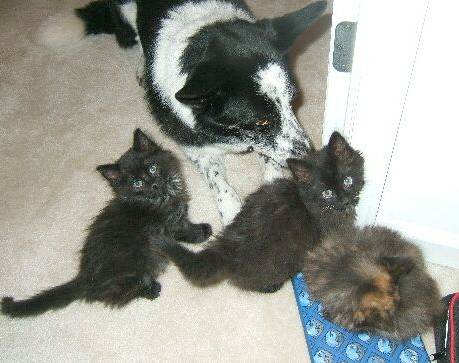
#> input picture dataset/training_set/cats/cat_104.jpg, 459 x 363 px; the run also reads 1 picture not shown here
$ python model.py
#> lines starting #> are read from the running program, lines starting #| are printed output that depends on the picture; pictures that were not available may be replaced by others from this repository, and a replacement may not be noted
### shared/extract_features.py
import cv2

# Extracting the features( means and standard deviation of an image, but turning it to grayscale for better labelling )
def extract_features(image) :
    raw = cv2.imread(image)
    gray_image = cv2.cvtColor(raw, cv2.COLOR_BGR2GRAY)
    return cv2.meanStdDev(cv2.resize(gray_image, dsize=(32, 32)))

### shared/get_dataset.py
import os
from shared.extract_features import extract_features

# Extracting training data set from given path
def get_training_images():
    training_set_dir = os.path.join('..', 'dataset', 'training_set')
    dog_images = [os.path.join(training_set_dir, 'dogs', f) for i, f in enumerate(os.listdir(os.path.join(training_set_dir, 'dogs')))]
    cat_images = [os.path.join(training_set_dir, 'cats', f) for i, f in enumerate(os.listdir(os.path.join(training_set_dir, 'cats')))]
    return cat_images + dog_images

# Extracting test data set from given path
def get_testing_images():
    testing_set_dir = os.path.join('..', 'dataset', 'test_data')
    images = [os.path.join(testing_set_dir, f) for i, f in enumerate(os.listdir(testing_set_dir))]
    return images

# Forming dataset based on image features
def get_dataset(imageList, test_data=False) :
    dataset = []

    for image in imageList :
        mean, stddev = extract_features(image)

        if not test_data :
            label = 0 if os.path.basename(image)[:3] == 'dog' else 1
            dataset.append(
                (
                    mean.flatten().tolist() +
                    stddev.flatten().tolist() +
                    [label]
                )
            )

        else :
            dataset.append(
                (
                    mean.flatten().tolist() +
                    stddev.flatten().tolist()
                )
            )

    return dataset

### Question_2/model.py
import sys
sys.path.insert(0, '..')

import os, random
from random import seed
from math import sqrt
from shared.get_dataset import get_dataset, get_testing_images, get_training_images


seed(1)

# Make a prediction with weights
def predict(row, weights):
	activation = weights[0]
	for i in range(len(row)-1):
		activation += weights[i + 1] * row[i]
	return 1.0 if activation >= 0.0 else 0.0

# Estimate Perceptron weights using stochastic gradient descent
def train_weights(train, learning_rate, n_iter):
	weights = [0.0 for i in range(len(train[0]))]
	for _ in range(n_iter):
		for row in train:
			prediction = predict(row, weights)
			error = row[-1] - prediction
			weights[0] = weights[0] + learning_rate * error
			for i in range(len(row)-1):
				weights[i + 1] = weights[i + 1] + learning_rate * error * row[i]
	return weights

# Perceptron Algorithm With Stochastic Gradient Descent
def perceptron(train, test, learning_rate, n_iter):
	predictions = list()
	weights = train_weights(train, learning_rate, n_iter)
	for row in test:
		prediction = predict(row, weights)
		predictions.append(prediction)
	return(predictions)

# Extracting the perceptron weights based on the training dataset
def train_data_model() :

	imageListTraining = get_training_images()
	training_data_set = get_dataset(imageListTraining)
#> in extract_features, raw is the input picture: shape (363, 459, 3); mean B, G, R 146.4, 153.6, 152.4
#> in extract_features, `gray_image = cv2.cvtColor(raw, cv2.COLOR_BGR2GRAY)`:
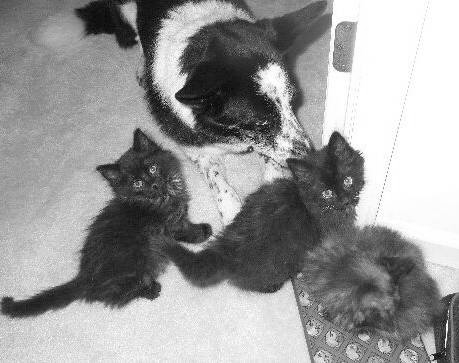
#> gray_image: shape (363, 459); min 0, max 255, mean 152.4
#> in get_dataset, `mean, stddev = extract_features(image)`: mean = [151.7]; stddev = [74.92]
#> pass 2 of the loop in get_dataset, `for image in imageList :`:
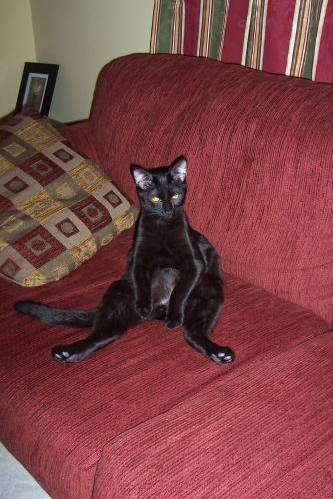
#> input picture dataset/test_data/cat_1.jpg, 333 x 499 px, given as the content of the folder ../dataset/training_set/dogs, which was not available
#> in extract_features, raw is the input picture: shape (499, 333, 3); mean B, G, R 69.1, 67.4, 125
#> gray_image: shape (499, 333)
#> mean = [84.79]; stddev = [34.89]

	lrate = 0.01
	n_iter = 5000

	trained_weights = train_weights(training_data_set, lrate, n_iter)
	return trained_weights

# Predicting the labels for the testing dataset using the evaluated weights
def predict_test_data(weights) :

	imageListTesting = get_testing_images()
	# Getting every even indexed image to get only 5 images in testing (as per assignment)
	imageListTesting = [imageListTesting[i] for i in range(len(imageListTesting)) if i % 2 == 0]

	test_data_set = get_dataset(imageListTesting, test_data=True)

	for image in range(len(test_data_set)) :
		predicted_label = predict(test_data_set[image], weights)
		print(f'The prediction for image {os.path.basename(imageListTesting[image])} is evaluated to be {predicted_label}')


def main() :
	weights = train_data_model()
#> in train_data_model, `training_data_set = get_dataset(imageListTraining)`: training_data_set = [[151.7, 74.92, 1], [84.79, 34.89, 1]]
#> in train_weights, `weights = [0.0 for i in range(len(train[0]))]`: weights = [0, 0, 0]
#> weights = [0, 0, 0]
	print("Evaluated weights:", weights)
#| Evaluated weights: [0.0, 0.0, 0.0]

	predict_test_data(weights)
#> pass 2 of the loop in get_dataset, `for image in imageList :`:
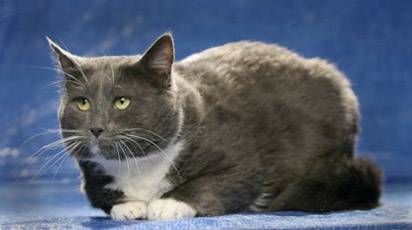
#> input picture dataset/test_data/cat_3.jpg, 412 x 230 px
#> in extract_features, raw is the input picture: shape (230, 412, 3); mean B, G, R 111.2, 93.9, 84
#> in extract_features (call 4), `gray_image = cv2.cvtColor(raw, cv2.COLOR_BGR2GRAY)`:
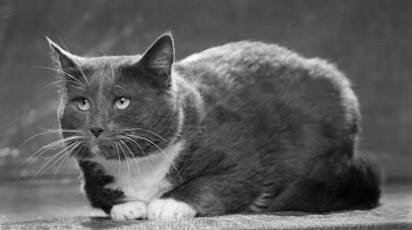
#> gray_image: shape (230, 412); min 0, max 254, mean 92.9
#> in predict_test_data, `test_data_set = get_dataset(imageListTesting, test_data=True)`: test_data_set = [[84.79, 34.89], [92.39, 43.28]]
#> the loop in predict_test_data, `for image in range(len(test_data_set)) :` made 2 passes
#> predicted_label on passes 1 to 2: 1, 1
#| The prediction for image cat_1.jpg is evaluated to be 1.0
#| The prediction for image cat_3.jpg is evaluated to be 1.0

if __name__ == "__main__":
    main()
